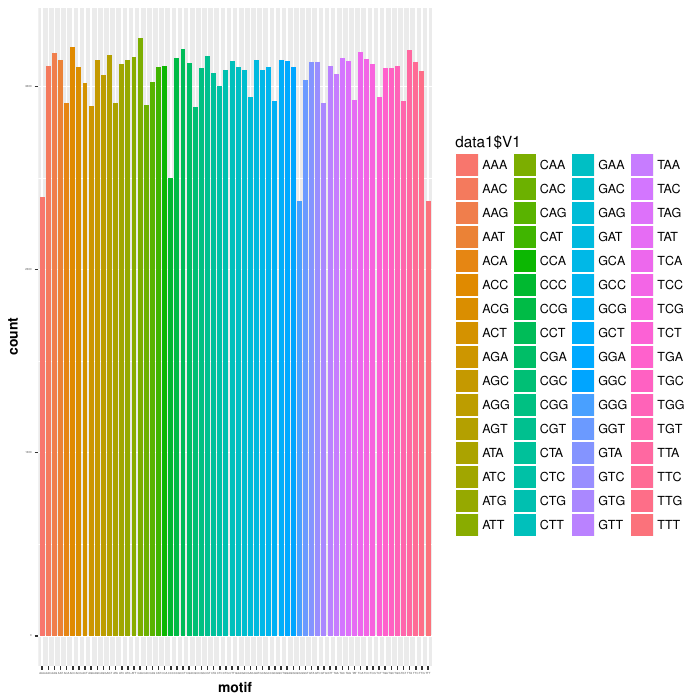

The R source for this figure:
library(ggplot2)
data1<-read.table("test006.out")
pdf("test007.pdf")
ggplot(data=data1,mapping=aes(x=data1$V1,y=data1$V2,fill=data1$V1,group=factor(1)))+
geom_bar(stat="identity",width=2)+
theme(axis.text=element_text(size=1),axis.title=element_text(size=5))+
labs(x = "motif",y = "count")
dev.off()